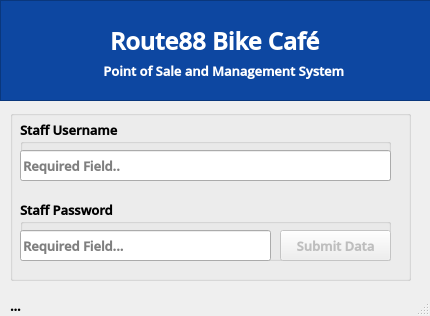
<?xml version="1.0" encoding="UTF-8"?>
<ui version="4.0">
 <class>Route88_Login_Window</class>
 <widget class="QDialog" name="Route88_Login_Window">
  <property name="windowModality">
   <enum>Qt::ApplicationModal</enum>
  </property>
  <property name="geometry">
   <rect>
    <x>0</x>
    <y>0</y>
    <width>430</width>
    <height>316</height>
   </rect>
  </property>
  <property name="sizePolicy">
   <sizepolicy hsizetype="Fixed" vsizetype="Fixed">
    <horstretch>0</horstretch>
    <verstretch>0</verstretch>
   </sizepolicy>
  </property>
  <property name="minimumSize">
   <size>
    <width>430</width>
    <height>316</height>
   </size>
  </property>
  <property name="maximumSize">
   <size>
    <width>430</width>
    <height>316</height>
   </size>
  </property>
  <property name="font">
   <font>
    <family>Roboto</family>
    <weight>50</weight>
    <bold>false</bold>
   </font>
  </property>
  <property name="cursor">
   <cursorShape>ArrowCursor</cursorShape>
  </property>
  <property name="tabletTracking">
   <bool>false</bool>
  </property>
  <property name="contextMenuPolicy">
   <enum>Qt::NoContextMenu</enum>
  </property>
  <property name="windowTitle">
   <string notr="true">Route88 System | Login Access</string>
  </property>
  <property name="windowIcon">
   <iconset>
    <normaloff>IcoDisplay/r_88.ico</normaloff>IcoDisplay/r_88.ico</iconset>
  </property>
  <property name="toolTip">
   <string notr="true"/>
  </property>
  <property name="whatsThis">
   <string notr="true"/>
  </property>
  <property name="styleSheet">
   <string notr="true"/>
  </property>
  <property name="sizeGripEnabled">
   <bool>true</bool>
  </property>
  <property name="modal">
   <bool>true</bool>
  </property>
  <widget class="QGroupBox" name="GroupContainer_StaffAccount">
   <property name="geometry">
    <rect>
     <x>10</x>
     <y>110</y>
     <width>401</width>
     <height>171</height>
    </rect>
   </property>
   <property name="font">
    <font>
     <family>Open Sans SemiBold</family>
     <weight>75</weight>
     <bold>true</bold>
    </font>
   </property>
   <property name="title">
    <string/>
   </property>
   <widget class="QGroupBox" name="GroupContainer_PassCred">
    <property name="geometry">
     <rect>
      <x>10</x>
      <y>90</y>
      <width>371</width>
      <height>61</height>
     </rect>
    </property>
    <property name="sizePolicy">
     <sizepolicy hsizetype="Preferred" vsizetype="Preferred">
      <horstretch>0</horstretch>
      <verstretch>0</verstretch>
     </sizepolicy>
    </property>
    <property name="font">
     <font>
      <family>Open Sans SemiBold</family>
      <pointsize>10</pointsize>
      <weight>75</weight>
      <bold>true</bold>
     </font>
    </property>
    <property name="title">
     <string>Staff Password</string>
    </property>
    <property name="flat">
     <bool>false</bool>
    </property>
    <widget class="QLineEdit" name="UserAcc_Password">
     <property name="geometry">
      <rect>
       <x>0</x>
       <y>30</y>
       <width>251</width>
       <height>31</height>
      </rect>
     </property>
     <property name="font">
      <font>
       <family>Open Sans SemiBold</family>
       <pointsize>10</pointsize>
       <weight>75</weight>
       <bold>true</bold>
      </font>
     </property>
     <property name="inputMask">
      <string notr="true" comment="*"/>
     </property>
     <property name="maxLength">
      <number>50</number>
     </property>
     <property name="echoMode">
      <enum>QLineEdit::Password</enum>
     </property>
     <property name="placeholderText">
      <string>Required Field...</string>
     </property>
     <property name="clearButtonEnabled">
      <bool>true</bool>
     </property>
    </widget>
    <widget class="QPushButton" name="UserAcc_SubmitData">
     <property name="enabled">
      <bool>false</bool>
     </property>
     <property name="geometry">
      <rect>
       <x>260</x>
       <y>30</y>
       <width>111</width>
       <height>31</height>
      </rect>
     </property>
     <property name="font">
      <font>
       <family>Open Sans SemiBold</family>
       <pointsize>10</pointsize>
       <weight>75</weight>
       <bold>true</bold>
      </font>
     </property>
     <property name="text">
      <string>Submit Data</string>
     </property>
     <property name="default">
      <bool>true</bool>
     </property>
    </widget>
   </widget>
   <widget class="QGroupBox" name="GroupContainer_PassCred_2">
    <property name="geometry">
     <rect>
      <x>10</x>
      <y>10</y>
      <width>371</width>
      <height>61</height>
     </rect>
    </property>
    <property name="sizePolicy">
     <sizepolicy hsizetype="Preferred" vsizetype="Preferred">
      <horstretch>0</horstretch>
      <verstretch>0</verstretch>
     </sizepolicy>
    </property>
    <property name="font">
     <font>
      <family>Open Sans SemiBold</family>
      <pointsize>10</pointsize>
      <weight>75</weight>
      <bold>true</bold>
     </font>
    </property>
    <property name="title">
     <string>Staff Username</string>
    </property>
    <property name="flat">
     <bool>false</bool>
    </property>
    <widget class="QLineEdit" name="UserAcc_UserCode">
     <property name="geometry">
      <rect>
       <x>0</x>
       <y>30</y>
       <width>371</width>
       <height>31</height>
      </rect>
     </property>
     <property name="font">
      <font>
       <family>Open Sans SemiBold</family>
       <pointsize>10</pointsize>
       <weight>75</weight>
       <bold>true</bold>
      </font>
     </property>
     <property name="inputMask">
      <string notr="true" comment="*"/>
     </property>
     <property name="maxLength">
      <number>50</number>
     </property>
     <property name="echoMode">
      <enum>QLineEdit::Normal</enum>
     </property>
     <property name="placeholderText">
      <string>Required Field..</string>
     </property>
     <property name="clearButtonEnabled">
      <bool>true</bool>
     </property>
    </widget>
   </widget>
  </widget>
  <widget class="QFrame" name="frame">
   <property name="geometry">
    <rect>
     <x>0</x>
     <y>0</y>
     <width>431</width>
     <height>101</height>
    </rect>
   </property>
   <property name="sizePolicy">
    <sizepolicy hsizetype="Fixed" vsizetype="Fixed">
     <horstretch>0</horstretch>
     <verstretch>0</verstretch>
    </sizepolicy>
   </property>
   <property name="minimumSize">
    <size>
     <width>401</width>
     <height>101</height>
    </size>
   </property>
   <property name="palette">
    <palette>
     <active>
      <colorrole role="Button">
       <brush brushstyle="SolidPattern">
        <color alpha="255">
         <red>13</red>
         <green>71</green>
         <blue>161</blue>
        </color>
       </brush>
      </colorrole>
      <colorrole role="Base">
       <brush brushstyle="SolidPattern">
        <color alpha="255">
         <red>13</red>
         <green>71</green>
         <blue>161</blue>
        </color>
       </brush>
      </colorrole>
      <colorrole role="Window">
       <brush brushstyle="SolidPattern">
        <color alpha="255">
         <red>13</red>
         <green>71</green>
         <blue>161</blue>
        </color>
       </brush>
      </colorrole>
      <colorrole role="NoRole">
       <brush brushstyle="SolidPattern">
        <color alpha="255">
         <red>85</red>
         <green>255</green>
         <blue>255</blue>
        </color>
       </brush>
      </colorrole>
     </active>
     <inactive>
      <colorrole role="Button">
       <brush brushstyle="SolidPattern">
        <color alpha="255">
         <red>13</red>
         <green>71</green>
         <blue>161</blue>
        </color>
       </brush>
      </colorrole>
      <colorrole role="Base">
       <brush brushstyle="SolidPattern">
        <color alpha="255">
         <red>13</red>
         <green>71</green>
         <blue>161</blue>
        </color>
       </brush>
      </colorrole>
      <colorrole role="Window">
       <brush brushstyle="SolidPattern">
        <color alpha="255">
         <red>13</red>
         <green>71</green>
         <blue>161</blue>
        </color>
       </brush>
      </colorrole>
      <colorrole role="NoRole">
       <brush brushstyle="SolidPattern">
        <color alpha="255">
         <red>85</red>
         <green>255</green>
         <blue>255</blue>
        </color>
       </brush>
      </colorrole>
     </inactive>
     <disabled>
      <colorrole role="Button">
       <brush brushstyle="SolidPattern">
        <color alpha="255">
         <red>13</red>
         <green>71</green>
         <blue>161</blue>
        </color>
       </brush>
      </colorrole>
      <colorrole role="Base">
       <brush brushstyle="SolidPattern">
        <color alpha="255">
         <red>13</red>
         <green>71</green>
         <blue>161</blue>
        </color>
       </brush>
      </colorrole>
      <colorrole role="Window">
       <brush brushstyle="SolidPattern">
        <color alpha="255">
         <red>13</red>
         <green>71</green>
         <blue>161</blue>
        </color>
       </brush>
      </colorrole>
      <colorrole role="NoRole">
       <brush brushstyle="SolidPattern">
        <color alpha="255">
         <red>85</red>
         <green>255</green>
         <blue>255</blue>
        </color>
       </brush>
      </colorrole>
     </disabled>
    </palette>
   </property>
   <property name="font">
    <font>
     <family>Open Sans SemiBold</family>
     <weight>75</weight>
     <bold>true</bold>
    </font>
   </property>
   <property name="autoFillBackground">
    <bool>false</bool>
   </property>
   <property name="styleSheet">
    <string notr="true">background-color:rgb(13, 71, 161)</string>
   </property>
   <property name="frameShape">
    <enum>QFrame::StyledPanel</enum>
   </property>
   <property name="frameShadow">
    <enum>QFrame::Sunken</enum>
   </property>
   <widget class="QLabel" name="label">
    <property name="geometry">
     <rect>
      <x>110</x>
      <y>30</y>
      <width>291</width>
      <height>21</height>
     </rect>
    </property>
    <property name="font">
     <font>
      <family>Open Sans SemiBold</family>
      <pointsize>18</pointsize>
      <weight>75</weight>
      <bold>true</bold>
     </font>
    </property>
    <property name="styleSheet">
     <string notr="true">color: rgb(255, 255, 255)</string>
    </property>
    <property name="text">
     <string>Route88 Bike Café</string>
    </property>
   </widget>
   <widget class="QLabel" name="label_2">
    <property name="geometry">
     <rect>
      <x>100</x>
      <y>60</y>
      <width>291</width>
      <height>21</height>
     </rect>
    </property>
    <property name="font">
     <font>
      <family>Open Sans SemiBold</family>
      <pointsize>10</pointsize>
      <weight>75</weight>
      <bold>true</bold>
     </font>
    </property>
    <property name="styleSheet">
     <string notr="true">color: rgb(255, 255, 255)</string>
    </property>
    <property name="text">
     <string> Point of Sale and Management System</string>
    </property>
   </widget>
   <widget class="QLabel" name="label_3">
    <property name="geometry">
     <rect>
      <x>10</x>
      <y>10</y>
      <width>81</width>
      <height>81</height>
     </rect>
    </property>
    <property name="font">
     <font>
      <family>Open Sans SemiBold</family>
      <weight>75</weight>
      <bold>true</bold>
     </font>
    </property>
    <property name="text">
     <string/>
    </property>
    <property name="pixmap">
     <pixmap>IcoDisplay/r_88.ico</pixmap>
    </property>
    <property name="scaledContents">
     <bool>true</bool>
    </property>
   </widget>
   <widget class="QWidget" name="horizontalLayoutWidget">
    <property name="geometry">
     <rect>
      <x>1</x>
      <y>1</y>
      <width>2</width>
      <height>2</height>
     </rect>
    </property>
    <property name="font">
     <font>
      <family>Open Sans SemiBold</family>
      <weight>75</weight>
      <bold>true</bold>
     </font>
    </property>
    <layout class="QHBoxLayout" name="horizontalLayout">
     <property name="sizeConstraint">
      <enum>QLayout::SetFixedSize</enum>
     </property>
    </layout>
   </widget>
   <zorder>label</zorder>
   <zorder>label_2</zorder>
   <zorder>horizontalLayoutWidget</zorder>
   <zorder>label_3</zorder>
  </widget>
  <widget class="QLabel" name="StatusLabel">
   <property name="geometry">
    <rect>
     <x>10</x>
     <y>290</y>
     <width>421</width>
     <height>31</height>
    </rect>
   </property>
   <property name="font">
    <font>
     <family>Open Sans SemiBold</family>
     <pointsize>10</pointsize>
     <weight>75</weight>
     <bold>true</bold>
    </font>
   </property>
   <property name="text">
    <string>...</string>
   </property>
  </widget>
 </widget>
 <tabstops>
  <tabstop>UserAcc_UserCode</tabstop>
  <tabstop>UserAcc_Password</tabstop>
  <tabstop>UserAcc_SubmitData</tabstop>
 </tabstops>
 <resources/>
 <connections/>
</ui>
